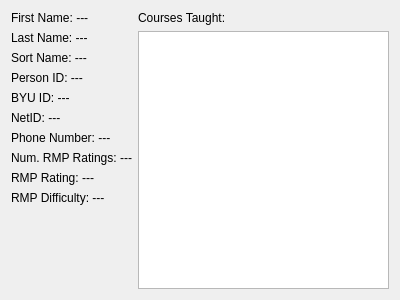
<?xml version="1.0" encoding="UTF-8"?>
<ui version="4.0">
 <class>Dialog</class>
 <widget class="QDialog" name="Dialog">
  <property name="geometry">
   <rect>
    <x>0</x>
    <y>0</y>
    <width>400</width>
    <height>300</height>
   </rect>
  </property>
  <property name="windowTitle">
   <string>Dialog</string>
  </property>
  <layout class="QGridLayout" name="gridLayout">
   <item row="0" column="0">
    <layout class="QHBoxLayout" name="horizontalLayout">
     <item>
      <layout class="QVBoxLayout" name="verticalLayout">
       <item>
        <widget class="QLabel" name="first_name_label">
         <property name="text">
          <string>First Name: ---</string>
         </property>
        </widget>
       </item>
       <item>
        <widget class="QLabel" name="last_name_label">
         <property name="text">
          <string>Last Name: ---</string>
         </property>
        </widget>
       </item>
       <item>
        <widget class="QLabel" name="sort_name_label">
         <property name="text">
          <string>Sort Name: ---</string>
         </property>
        </widget>
       </item>
       <item>
        <widget class="QLabel" name="person_id_label">
         <property name="text">
          <string>Person ID: ---</string>
         </property>
        </widget>
       </item>
       <item>
        <widget class="QLabel" name="byu_id_label">
         <property name="text">
          <string>BYU ID: ---</string>
         </property>
        </widget>
       </item>
       <item>
        <widget class="QLabel" name="net_id_label">
         <property name="text">
          <string>NetID: ---</string>
         </property>
        </widget>
       </item>
       <item>
        <widget class="QLabel" name="phone_label">
         <property name="text">
          <string>Phone Number: ---</string>
         </property>
        </widget>
       </item>
       <item>
        <widget class="QLabel" name="num_ratings_label">
         <property name="text">
          <string>Num. RMP Ratings: ---</string>
         </property>
        </widget>
       </item>
       <item>
        <widget class="QLabel" name="rating_label">
         <property name="text">
          <string>RMP Rating: ---</string>
         </property>
        </widget>
       </item>
       <item>
        <widget class="QLabel" name="difficulty_label">
         <property name="text">
          <string>RMP Difficulty: ---</string>
         </property>
        </widget>
       </item>
       <item>
        <spacer name="verticalSpacer">
         <property name="orientation">
          <enum>Qt::Vertical</enum>
         </property>
         <property name="sizeHint" stdset="0">
          <size>
           <width>20</width>
           <height>40</height>
          </size>
         </property>
        </spacer>
       </item>
      </layout>
     </item>
     <item>
      <layout class="QVBoxLayout" name="verticalLayout_2">
       <item>
        <widget class="QLabel" name="label">
         <property name="text">
          <string>Courses Taught:</string>
         </property>
        </widget>
       </item>
       <item>
        <widget class="QTableView" name="tableView"/>
       </item>
      </layout>
     </item>
    </layout>
   </item>
  </layout>
 </widget>
 <resources/>
 <connections/>
</ui>
